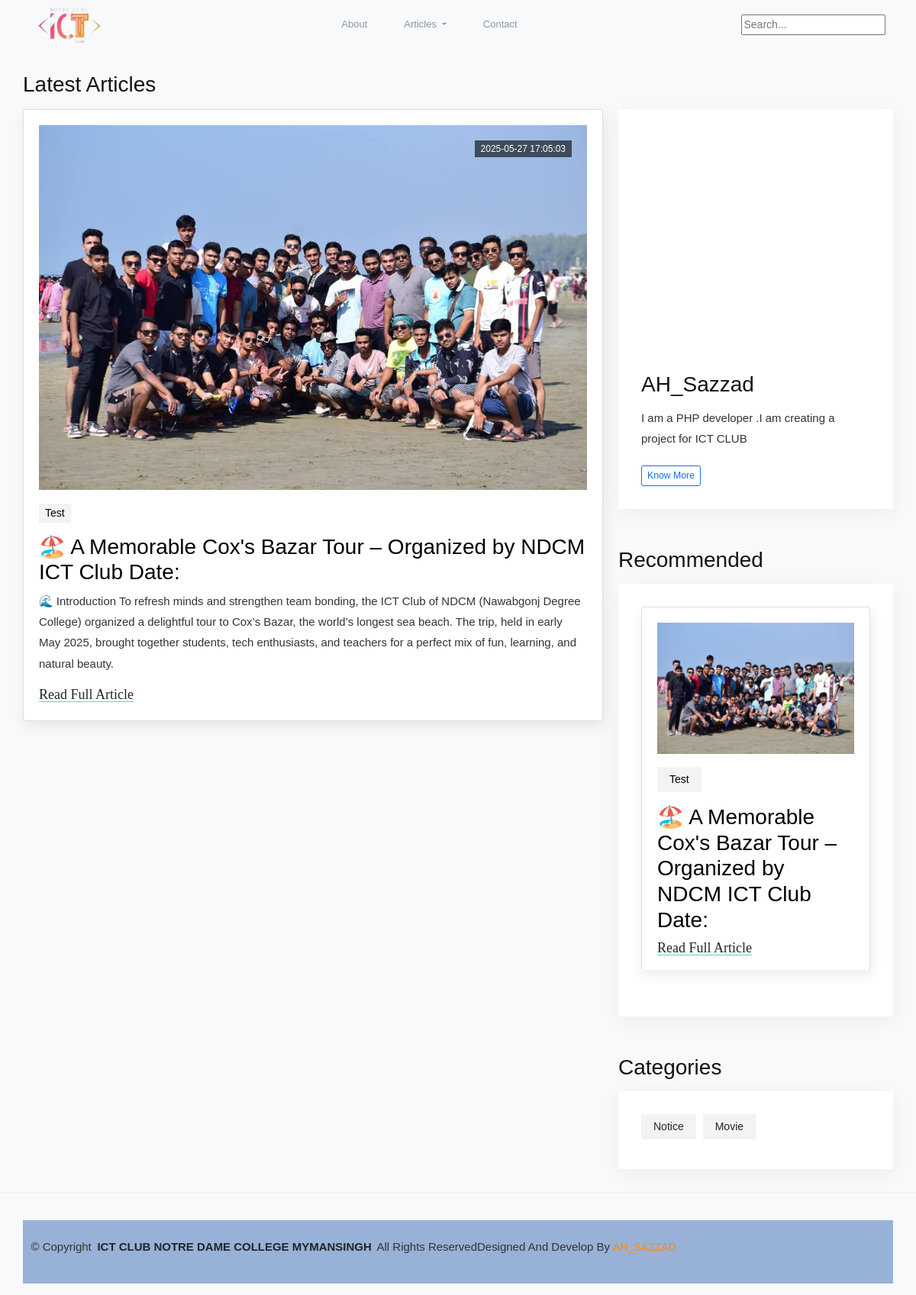
The page /pages/co_curricular.php on the database its author committed.
### tables this page shows
CREATE TABLE `post` (
  `id` int(11) NOT NULL,
  `img` varchar(255) NOT NULL,
  `title` varchar(255) NOT NULL,
  `short_description` text NOT NULL,
  `description` longtext NOT NULL,
  `tag` varchar(100) NOT NULL,
  `author` varchar(100) NOT NULL,
  `date` datetime DEFAULT current_timestamp(),
  `cat` varchar(100) DEFAULT NULL,
  `post_status` tinyint(4) DEFAULT NULL
);

CREATE TABLE `post_categories` (
  `id` int(11) NOT NULL,
  `name` varchar(100) DEFAULT NULL,
  `description` text DEFAULT NULL
);

### includes/asidebar.php (the view, shortened to what this page needs)
<?php
include_once('admin_head.php');
$admin_info="SELECT*FROM admin_info";
$query=mysqli_query($conn,$admin_info);
$admin_data=mysqli_fetch_assoc($query);
$name=$admin_data['admin_name'];
$bio=$admin_data['bio'];
$img=$admin_data['profile'];
$post="SELECT*FROM post ORDER BY id DESC LIMIT 1";
$query_post=mysqli_query($conn,$post);
?>
<div class="widget-blocks">
    <div class="row">
      <div class="col-lg-12">
        <div class="widget">
          <div class="widget-body">
            <img loading="lazy" decoding="async" class="avatar-img rounded" src="<?php echo $img;?>" alt="About Me" class="w-100 author-thumb-sm d-block">
            <h2 class="widget-title my-3"><?php echo $name;?></h2>
            <p class="mb-3 pb-2 "><?php echo $bio;?></p> <a href="https://www.facebook.com/sksazzad.doon.7" class="btn btn-sm btn-outline-primary">Know
              More</a>
          </div>
        </div>
      </div>
      <div class="col-lg-12 col-md-6">
        <div class="widget">
          <h2 class="section-title mb-3">Recommended</h2>
          <div class="widget-body">
            <div class="widget-list">
              <?php while($post_data=mysqli_fetch_assoc($query_post)) {?>
              <article class="card article-card article-card-sm blog-card">
                <a href="singel_post.php?view=postview&&id=<?php echo $post_data['id'];?>">
                  <div class="card-image">
                    <img loading="lazy" decoding="async" src="<?php echo $post_data['img']; ?>" alt="Post Thumbnail" class="w-100">
                  </div>
                </a>
                <div class="card-body px-0 pb-0">
                  <ul class="post-meta mb-2">
                    <li> <a href="#!"><?php echo $post_data['tag'];?></a>
                    </li>
                  </ul>
                  <h2><a class="post-title" href="singel_post.php?view=postview&&id=<?php echo $post_data['id'];?>"><?php echo $post_data['title']?></a></h2>
                  <div class="content"> <a class="read-more-btn" href="singel_post.php?view=postview&&id=<?php echo $post_data['id'];?>">Read Full Article</a>
                  </div>
                </div>
              </article>
              <?php }?>
            </div>
          </div>
        </div>
      </div>
      <div class="col-lg-12 col-md-6">
        <?php
        $category="SELECT*FROM  post_categories";
        $query=mysqli_query($conn,$category);
        ?>
        <div class="widget">
          <h2 class="section-title mb-3">Categories</h2>
          <div class="widget-body">
            <ul class="widget-list">
              <?php
              while($category_data=mysqli_fetch_assoc($query)){
                $name=$category_data['name'];
                echo "<li><a>$name</a></li>";}
              ?>
            </ul>
          </div>
        </div>
      </div>
    </div>
  </div>

### includes/artical.php (shortened to what this page needs)
<?php
include_once('admin_head.php');
$post="SELECT*FROM post";
$query=mysqli_query($conn,$post);
?>
<div class="row">
            <div class="col-md-12 mb-4">
            <?php while($post_data=mysqli_fetch_assoc($query)) {?>
              <article class="card article-card article-card-sm blog-card">
                <a href="singel_post.php?view=postview&&id=<?php echo $post_data['id'];?>">
                  <div class="card-image">
                    <div class="post-info">
                      <span class="text-uppercase"><?php echo $post_data['date'];?></span>
                    </div>
                    <img loading="lazy" decoding="async" src="<?php echo $post_data['img']; ?>" alt="Post Thumbnail" class="w-100">
                  </div>
                </a>
                <div class="card-body px-0 pb-0">
                  <ul class="post-meta mb-2">
                    <li> <a href="#!"><?php echo $post_data['tag'];?></a>
                    </li>
                  </ul>
                  <h2><a class="post-title" href="singel_post.php?view=postview&&id=<?php echo $post_data['id'];?>"><?php echo $post_data['title']?></a></h2>
                  <p class="card-text"><?php echo $short_description=$post_data['short_description']; ?></p>
                  <div class="content"> <a class="read-more-btn" href="singel_post.php?view=postview&&id=<?php echo $post_data['id'];?>">Read Full Article</a>
                  </div>
                </div>
              </article>
              <?php }?>
            </div>
</div>

### assets/css/blog.css (style rules this page uses)
body { line-height: 1.6; font-family: "Work Sans", sans-serif; -webkit-font-smoothing: antialiased; font-size: 16px; color: #333; }
p { font-weight: 400; color: #333; font-size: 16px; line-height: 1.6; font-family: "Work Sans", sans-serif; }
h1, h2, h3, h4, h5, h6, .h1, .h2, .h3, .h4, .h5, .h6 { color: #131313; font-family: "Neuton", serif; font-weight: 700; line-height: 1.3; }
h2, .h2 { font-size: 28px; }
.btn { font-family: "Work Sans", sans-serif; font-weight: 500; text-transform: capitalize; padding: 10px 25px; border-radius: 0; border: 1px solid; position: relative; z-index: 1; transition: 0.2s ease; }
.btn-outline-primary { background: transparent; color: #13AE6F; border-color: #13AE6F; }
.btn-sm { font-size: 14px; padding: 10px 25px; }
body { background-color: #fff; overflow-x: hidden; }
img { vertical-align: middle; border: 0; max-width: 100%; height: auto; }
a, a:hover, a:focus { text-decoration: none; }
a, button, select { cursor: pointer; transition: 0.2s ease; }
.section-title { position: relative; z-index: 1; margin-bottom: 15px; }
.section-title::before { position: absolute; height: 4px; width: 100%; content: ""; left: 0; top: 0; z-index: -1; }
.rounded { border-radius: 6px !important; }
.article-card { padding: 30px; border-radius: 0; box-shadow: 0 5px 25px rgba(0, 0, 0, 0.05); }
@media (max-width: 1200px) { .article-card-sm { padding: 20px; } }
.card { border: 0; position: relative; }
.card-image { position: relative; }
.card-image img { border-radius: 0; }
.card-image .post-info { position: absolute; right: 0; top: -5px; padding-top: 20px; padding-left: 20px; padding-right: 20px; }
.card-image .post-info span { display: inline-block; line-height: 1.3; font-size: 12px; padding: 3px 8px; padding-top: 4px; background-color: rgba(0, 0, 0, 0.6); -webkit-backdrop-filter: blur(10px); backdrop-filter: blur(10px); color: #fff; border-radius: 0; margin-top: 5px; }
.read-more-btn { font-family: "Neuton", serif; font-size: 18px; }
.post-title { color: #000; display: inline; text-decoration: none; background-image: linear-gradient(#3deaa4, #3deaa4); background-position: 0% 80%; background-repeat: no-repeat; background-size: 0% 8px; transition: background-size 0.3s; }
.post-meta { padding-left: 0; }
.post-meta li { list-style-type: none; display: inline-block; color: #888; font-weight: 500; }
.post-meta li a { display: inline-block; background-color: rgba(19, 19, 19, 0.05); color: black; text-transform: capitalize; padding: 2px 8px; margin-bottom: 8px; margin-right: 2px; font-size: 14px; border-radius: 0; }
.content * { margin-bottom: 5px; }
.content a { color: inherit !important; display: inline; text-decoration: none; background-image: linear-gradient(#3deaa4, #3deaa4); background-position: 0% 110%; background-repeat: no-repeat; background-size: 100% 3px; transition: 0.3s; }
.widget-blocks { padding-left: 20px; }
.widget-blocks .row > .col:last-child .widget, .widget-blocks .row > [class*=col-]:last-child .widget { margin-bottom: 0 !important; }
.widget { margin-bottom: 50px; }
.widget-body { padding: 30px; background-color: #fff; border-radius: 0; box-shadow: 0 5px 25px rgba(0, 0, 0, 0.05); }
.widget-list { list-style: none; padding: 0; margin: 0; }
.widget-list .card { border-bottom: 1px dashed #ececec; padding-bottom: 15px; }
.widget-list li { display: inline-block; }
.widget-list li a { background-color: rgba(19, 19, 19, 0.05); color: black; text-transform: capitalize; padding: 6px 16px; margin-bottom: 9px; margin-right: 9px; display: block; font-size: 14px; border-radius: 0; }

### rows shown on the page
post: date "2025-05-27 17:05:03", img (picture), tag "Test", title "🏖️ A Memorable Cox's Bazar Tour – Organized by NDCM ICT Club Date:", short_description "🌊 Introduction To refresh minds and strengthen team bonding, the ICT Club of NDCM (Nawabgonj Degree College) organized a delightful tour to Cox’s Bazar, the world’s longest sea beach. The trip, held in early May 2025, brought together students, tech enthusiasts, and teachers for a perfect mix of fun, learning, and natural beauty."
post_categories: name "Notice"
post_categories: name "Movie"

### other values the page prints
$name "AH_Sazzad"
$bio "I am a PHP developer .I am creating a project for ICT CLUB"
